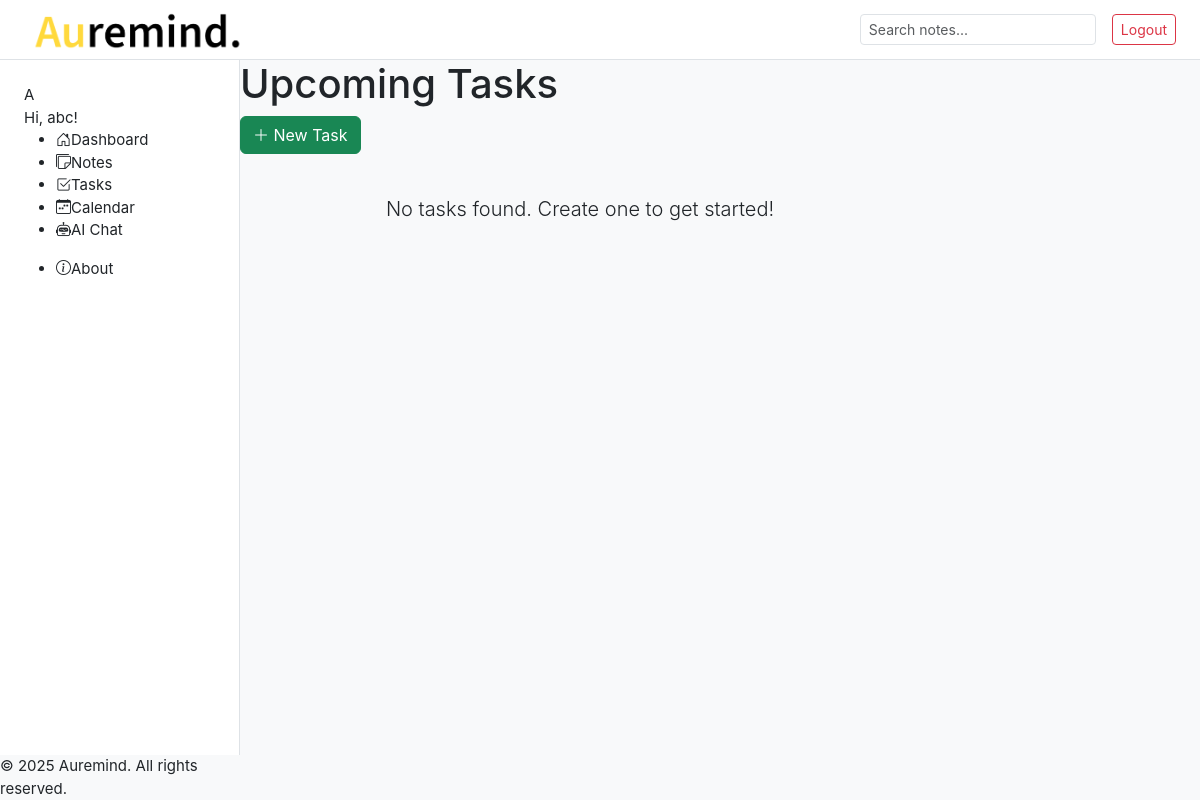
Page /task/ (signed in) on the earlier database version.
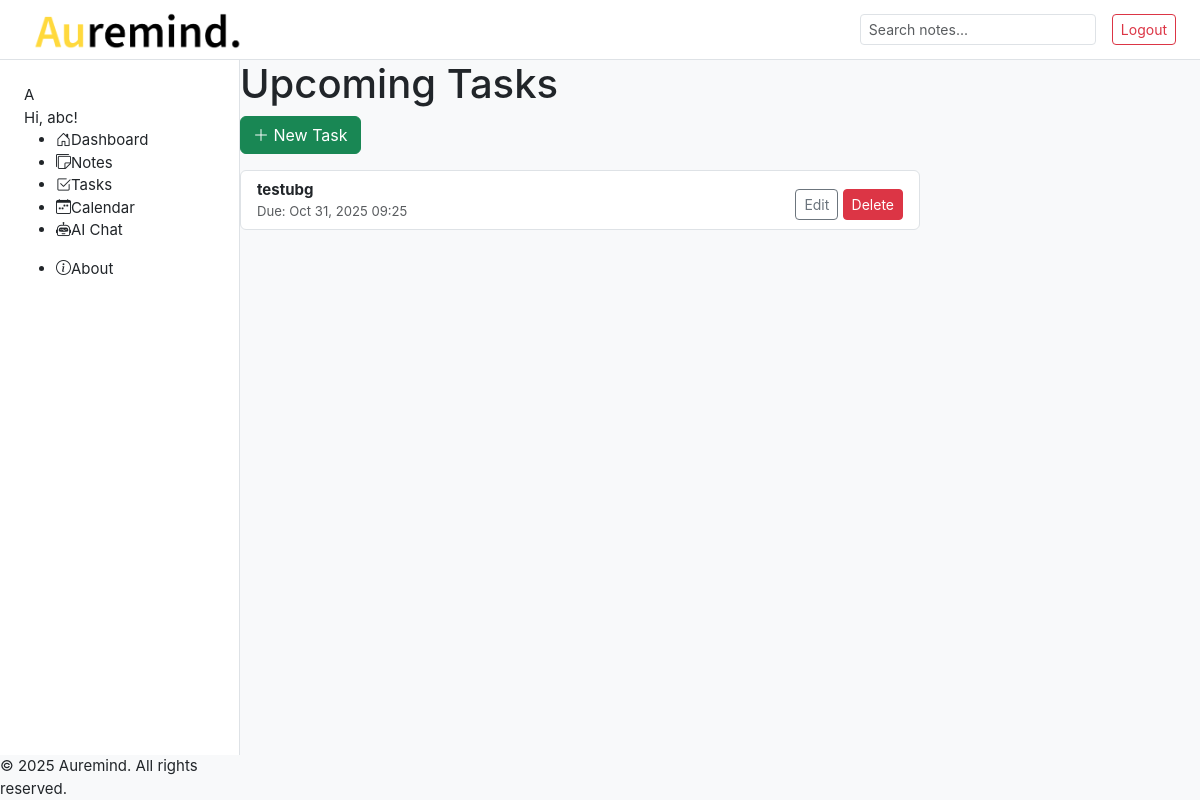
Same page on the later database version.
### notes/models.py (models this page shows, shortened)
class Task(models.Model):
    user = models.ForeignKey(User, on_delete=models.CASCADE)
    title = models.CharField(max_length=200)
    due_date = models.DateTimeField()
    created_at = models.DateTimeField(auto_now_add=True)

### notes/views.py (the view)
# urls.py: path('task/', views.task, name='task'),
@login_required
def task(request):
    tasks = Task.objects.filter(user=request.user).order_by('due_date')
    context = {
        'tasks': tasks,
    }
    return render(request, 'task/task.html', context)

### notes/templates/task/task.html (shortened to what this page needs)
{% extends "notes/base.html" %}
{% block content %}
<h1>Upcoming Tasks</h1>
<a href="{% url 'notes:task_create' %}" class="btn btn-success mb-3"><i class="bi bi-plus-lg"></i> New Task</a>
{% if tasks %}
  <ul class="list-group">
    {% for task_item in tasks %}
      <li class="list-group-item">
        <div class="d-flex justify-content-between align-items-center">
          <div>
            <strong>{{ task_item.title }}</strong><br>
            <div class="small text-muted">Due: {{ task_item.due_date|date:"M d, Y H:i" }}</div>
          </div>
          <div class="mt-2">
            <a class="btn btn-sm btn-outline-secondary" href="{% url 'notes:task_edit' pk=task_item.pk %}">Edit</a>
            <a class="btn btn-sm btn-danger" href="{% url 'notes:task_delete' pk=task_item.pk %}">Delete</a>
          </div>
        </div>
        </li>
    {% endfor %}
  </ul>
{% else %}
  <div class="card-ui text-center p-4">
    <p class="lead mb-0">No tasks found. Create one to get started!</p>
  </div>
{% endif %}
{% endblock %}

### notes/templates/notes/base.html (shortened to what this page needs)
{% load static %}
<!DOCTYPE html>
<html>
<head>
  <link href="https://cdn.jsdelivr.net/npm/bootstrap@5.3.0/dist/css/bootstrap.min.css" rel="stylesheet">
  <link rel="stylesheet" href="https://cdn.jsdelivr.net/npm/bootstrap-icons@1.11.3/font/bootstrap-icons.min.css">
  <link rel="stylesheet" href="https://cdn.jsdelivr.net/npm/flatpickr/dist/flatpickr.min.css">
  <link rel="stylesheet" href="{% static 'notes/style.css' %}">
</head>
<body>
  <div class="app-container">
    <header class="app-header">
      <div class="d-flex align-items-center">
        <a class="navbar-brand ms-2" href="{% url 'notes:dashboard' %}">
          <img src="{% static 'notes/Auremind Logo.png' %}" alt="Auremind Logo" class="navbar-logo">
        </a>
      </div>
      <div class="d-flex align-items-center">
        {% if user.is_authenticated %}
          <div class="search-container position-relative me-3">
            <input type="text" id="search-input" class="form-control form-control-sm" placeholder="Search notes..." autocomplete="off">
          </div>
          <form method="post" action="{% url 'notes:logout' %}" style="display:inline;">
            <button type="submit" class="btn btn-outline-danger btn-sm">Logout</button>
          </form>
        {% else %}
          <a href="{% url 'notes:register' %}" class="btn btn-outline-success btn-sm me-2">Register</a>
          <a href="{% url 'notes:login' %}" class="btn btn-outline-primary btn-sm">Login</a>
        {% endif %}
      </div>
    </header>
    <aside class="sidebar" id="sidebar">
      {% if user.is_authenticated %}
        <div class="user-profile">
          <div class="avatar">{{ user.username|first|upper }}</div>
          <span class="username">Hi, {{ user.username }}!</span>
        </div>
        <ul class="nav-links">
          <li class="nav-item">
            <a class="nav-link" href="{% url 'notes:dashboard' %}"><i class="bi bi-house-door"></i>Dashboard</a>
          </li>
          <li class="nav-item">
            <a class="nav-link" href="{% url 'notes:note' %}"><i class="bi bi-stickies"></i>Notes</a>
          </li>
          <li class="nav-item">
            <a class="nav-link" href="{% url 'notes:task' %}"><i class="bi bi-check2-square"></i>Tasks</a>
          </li>
          <li class="nav-item">
            <a class="nav-link" href="{% url 'notes:calendar' %}"><i class="bi bi-calendar-week"></i>Calendar</a>
          </li>
          <li class="nav-item">
            <a class="nav-link" href="{% url 'notes:chat' %}"><i class="bi bi-robot"></i>AI Chat</a>
          </li>
        </ul>
        <div class="sidebar-footer">
          <ul class="nav-links">
            <li class="nav-item">
              <a class="nav-link" href="{% url 'notes:about' %}"><i class="bi bi-info-circle"></i>About</a>
            </li>
          </ul>
        </div>
      {% endif %}
    </aside>
    <main class="main-content">
      {% block content %}{% endblock %}
    </main>
    <aside class="right-sidebar">
      </aside>
    <footer class="app-footer">
      <p class="mb-0">&copy; {% now "Y" %} Auremind. All rights reserved.</p>
    </footer>
  </div><script src="https://cdn.jsdelivr.net/npm/bootstrap@5.3.0/dist/js/bootstrap.bundle.min.js"></script>
</body>
</html>

### notes/static/notes/style.css (style rules this page uses)
:root { --app-bg: #f8f9fa; --sidebar-bg: #ffffff; --card-bg: #ffffff; --border-color: #dee2e6; --text-color: #212529; --text-muted: #6c757d; --primary-color: #0d6efd; }
body { font-family: -apple-system, BlinkMacSystemFont, "Segoe UI", Roboto, Helvetica, Arial, sans-serif; background-color: var(--app-bg); margin: 0; padding: 0; color: var(--text-color); font-size: 15px; }
.app-container { display: grid; grid-template-columns: 240px 1fr 280px; grid-template-rows: auto 1fr auto; grid-template-areas: "header header header" "sidebar main-content right-sidebar" "footer footer footer"; min-height: 100vh; }
.app-header { grid-area: header; display: flex; align-items: center; justify-content: space-between; padding: 0.5rem 1.5rem; background-color: var(--sidebar-bg); border-bottom: 1px solid var(--border-color); height: 60px; }
.app-header .navbar-logo { height: 40px; }
.sidebar { grid-area: sidebar; background-color: var(--sidebar-bg); padding: 1.5rem; border-right: 1px solid var(--border-color); }

Differences in the rows shown:
added Task: title "testubg", due_date "Oct 31, 2025 09:25"
Other differences:
text no longer shown: "No tasks found. Create one to get started!"
